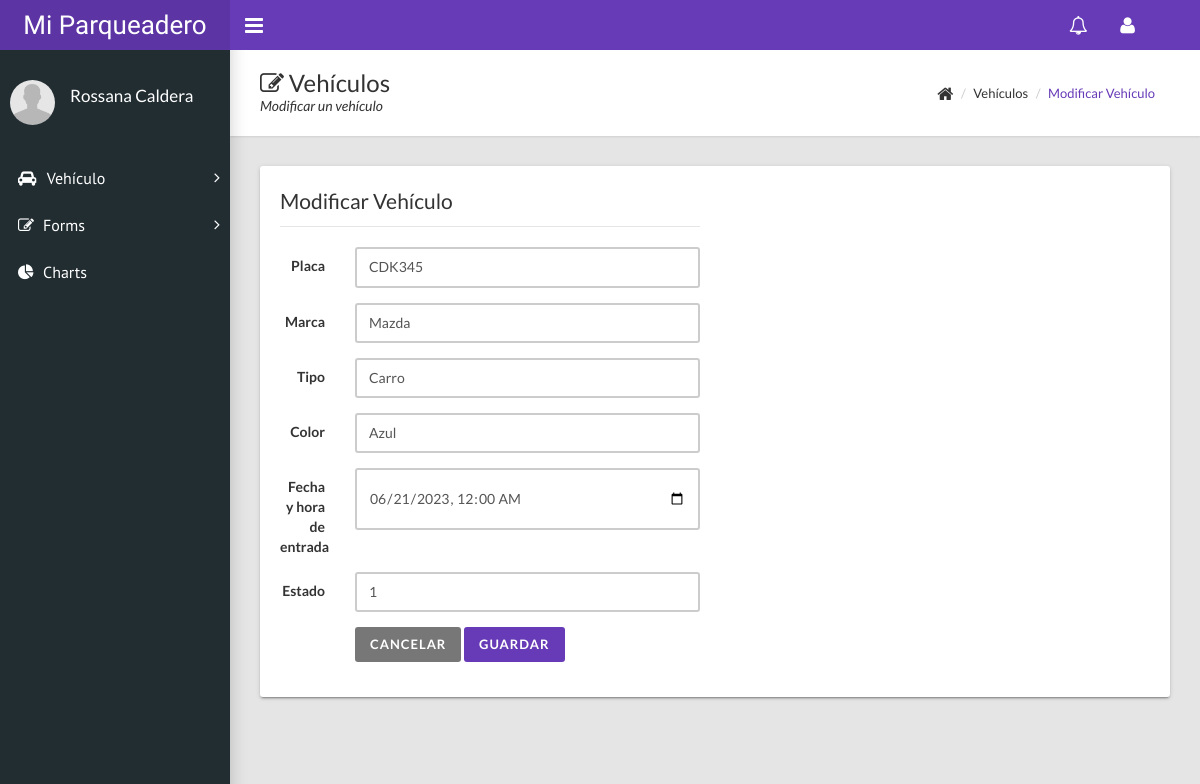
Page /?c=vehiculo&a=FormCrear&id=1 (signed in) on the committed database.
### tables this page shows
CREATE TABLE `vehiculos` (
  `ve_id` int(11) NOT NULL,
  `ve_placa` varchar(10) NOT NULL,
  `ve_tipo` varchar(20) NOT NULL,
  `ve_marca` varchar(50) NOT NULL,
  `ve_entrada` datetime NOT NULL,
  `ve_salida` datetime DEFAULT NULL,
  `ve_color` varchar(50) NOT NULL,
  `ve_estado` int(2) NOT NULL
);

### controladores/vehiculo.controlador.php (called while the page is built, shortened)
<?php
require_once "modelos/vehiculo.php";
Class VehiculoControlador{
    private $modelo;
    public function __construct(){
        $this->modelo = new Vehiculo;
    }
    public function FormCrear(){
        $titulo = "Registrar";
        $v= new Vehiculo;
        if(isset($_GET['id'])){
            $v=  $this->modelo->Obtener($_GET['id']);
            $titulo = "Modificar";
        }
        require_once "vistas/encabezado.php";
        require_once "vistas/pie.php";
        require_once "vistas/vehiculos/form.php";
    }
}

### modelos/basededatos.php (called while the page is built, shortened)
<?php
class BasedeDatos{
    public static function Conectar(){
        try{
            $conexion = new PDO("mysql:host=".self::servidor.";dbname=".
            self::nombrebd.";charset=utf8", self::usuariobd, self::clave);
            $conexion->setAttribute(PDO::ATTR_ERRMODE,PDO::ERRMODE_EXCEPTION);
            return $conexion;
        }catch(PDOException $e){
            return "Fallo".$e->getMessage();
        }
    }
}

### modelos/vehiculo.php (called while the page is built, shortened)
<?php
class Vehiculo{
    private $pdo;
    private $ve_placa;
    private $ve_tipo;
    private $ve_marca;
    private $ve_color;
    private $ve_entrada;
    private $ve_estado;
    public function __CONSTRUCT(){
        $this->pdo = BasedeDatos::Conectar();
    }
    public function getVe_placa() : ?string{
        return $this->ve_placa;
    }
    public function setVe_placa(string $placa){
        $this->ve_placa=$placa;
    }
    public function getVe_tipo() : ?string{
        return $this->ve_tipo;
    }
    public function setVe_tipo(string $tipo){
        $this->ve_tipo=$tipo;
    }
    public function getVe_marca() : ?string{
        return $this->ve_marca;
    }
    public function setVe_marca(string $marca){
        $this->ve_marca=$marca;
    }
    public function getVe_color() : ?string{
        return $this->ve_color;
    }
    public function setVe_color(string $color){
        $this->ve_color=$color;
    }
    public function getVe_entrada() : ?string{
        return $this->ve_entrada;
    }
    public function setVe_entrada(string $entrada){
        $this->ve_entrada=$entrada;
    }
    public function getVe_estado() : ?int{
        return $this->ve_estado;
    }
    public function setVe_estado(int $estado){
        $this->ve_estado=$estado;
    }
    public function Obtener($id){
        try{
            $consulta=$this->pdo->prepare("SELECT * FROM
            vehiculos WHERE ve_id=?;");
            $consulta->execute(array($id));
            $r = $consulta->fetch(PDO::FETCH_OBJ);
            if ($r) {
                $v = new Vehiculo();
                $v->setVe_id($r->ve_id);
                $v->setVe_placa($r->ve_placa);
                $v->setVe_tipo($r->ve_tipo);
                $v->setVe_marca($r->ve_marca);
                $v->setVe_color($r->ve_color);
                $v->setVe_entrada($r->ve_entrada);
                $v->setVe_estado($r->ve_estado);
                return $v;
            } else {
                return null;
            }
        }catch(Exception $e){
            die($e->getMessage());
        }
    }
}

### vistas/vehiculos/form.php (the view, shortened to what this page needs)
<div class="content-wrapper">
    <div class="page-title">
        <div>
            <h1><i class="fa fa-edit"></i> Vehículos</h1>
            <p><?=$titulo?> un vehículo</p>
        </div>
        <div>
            <ul class="breadcrumb">
                <li><i class="fa fa-home fa-lg"></i></li>
                <li>Vehículos</li>
                <li><a href="#"><?=$titulo?> Vehículo</a></li>
            </ul>
        </div>
    </div>
    <div class="row">
        <div class="col-md-12">
            <div class="card">
                <div class="row">
                    <div class="col-lg-6">
                        <div class="well bs-component">
                            <form class="form-horizontal" method="POST" action="?c=vehiculo&a=Guardar">
                                <fieldset>
                                    <legend><?=$titulo?> Vehículo</legend>
                                    <div class="form-group">
                                        <label class="col-lg-2 control-label" for="ve_placa">Placa</label>
                                        <div class="col-lg-10">
                                            <input required class="form-control" name="ve_placa" type="text" placeholder="Placa del vehiculo" pattern="[A-Za-z0-9]+" value="<?=$v->getVe_placa()?>">
                                        </div>
                                    </div>
                                    <div class="form-group">
                                        <label class="col-lg-2 control-label" for="ve_marca">Marca</label>
                                        <div class="col-lg-10">
                                            <input required class="form-control" name="ve_marca" type="text" placeholder="Marca del vehiculo" value="<?=$v->getVe_marca()?>">
                                        </div>
                                    </div>
                                    <div class="form-group">
                                        <label class="col-lg-2 control-label" for="ve_tipo">Tipo</label>
                                        <div class="col-lg-10">
                                            <input required class="form-control" name="ve_tipo" type="text" placeholder="Tipo de vehiculo" value="<?=$v->getVe_tipo()?>">
                                        </div>
                                    </div>
                                    <div class="form-group">
                                        <label class="col-lg-2 control-label" for="ve_color">Color</label>
                                        <div class="col-lg-10">
                                            <input required class="form-control" name="ve_color" type="text" placeholder="Color del vehiculo" value="<?=$v->getVe_color()?>">
                                        </div>
                                    </div>
                                    <div class="form-group">
                                        <label class="col-lg-2 control-label" for="ve_entrada">Fecha y hora de entrada</label>
                                        <div class="col-lg-10">
                                            <input required class="form-control" name="ve_entrada" type="datetime-local" placeholder="Tiempo" value="<?=$v->getVe_entrada()?>">
                                        </div>
                                    </div>
                                    <div class="form-group">
                                        <label class="col-lg-2 control-label" for="ve_estado">Estado</label>
                                        <div class="col-lg-10">
                                            <input required class="form-control" name="ve_estado" type="int" placeholder="1=ingresa 0=salida" value="<?=$v->getVe_estado()?>">
                                        </div>
                                    </div>
                                    <div class="form-group">
                                        <div class="col-lg-10 col-lg-offset-2">
                                            <button class="btn btn-default" type="reset">Cancelar</button>
                                            <button class="btn btn-primary" type="submit">Guardar</button>
                                        </div>
                                    </div>
                                </fieldset>
                            </form>
                        </div>
                    </div>
                </div>
            </div>
        </div>
    </div>
</div>

### rows in the picture
vehiculos: ve_placa "CDK345", ve_marca "Mazda", ve_tipo "Carro", ve_color "Azul", ve_entrada "06/21/2023 00:00", ve_estado "1"

### other values in the picture
$_SESSION["nombre"] "Rossana Caldera"
$titulo "Modificar"
